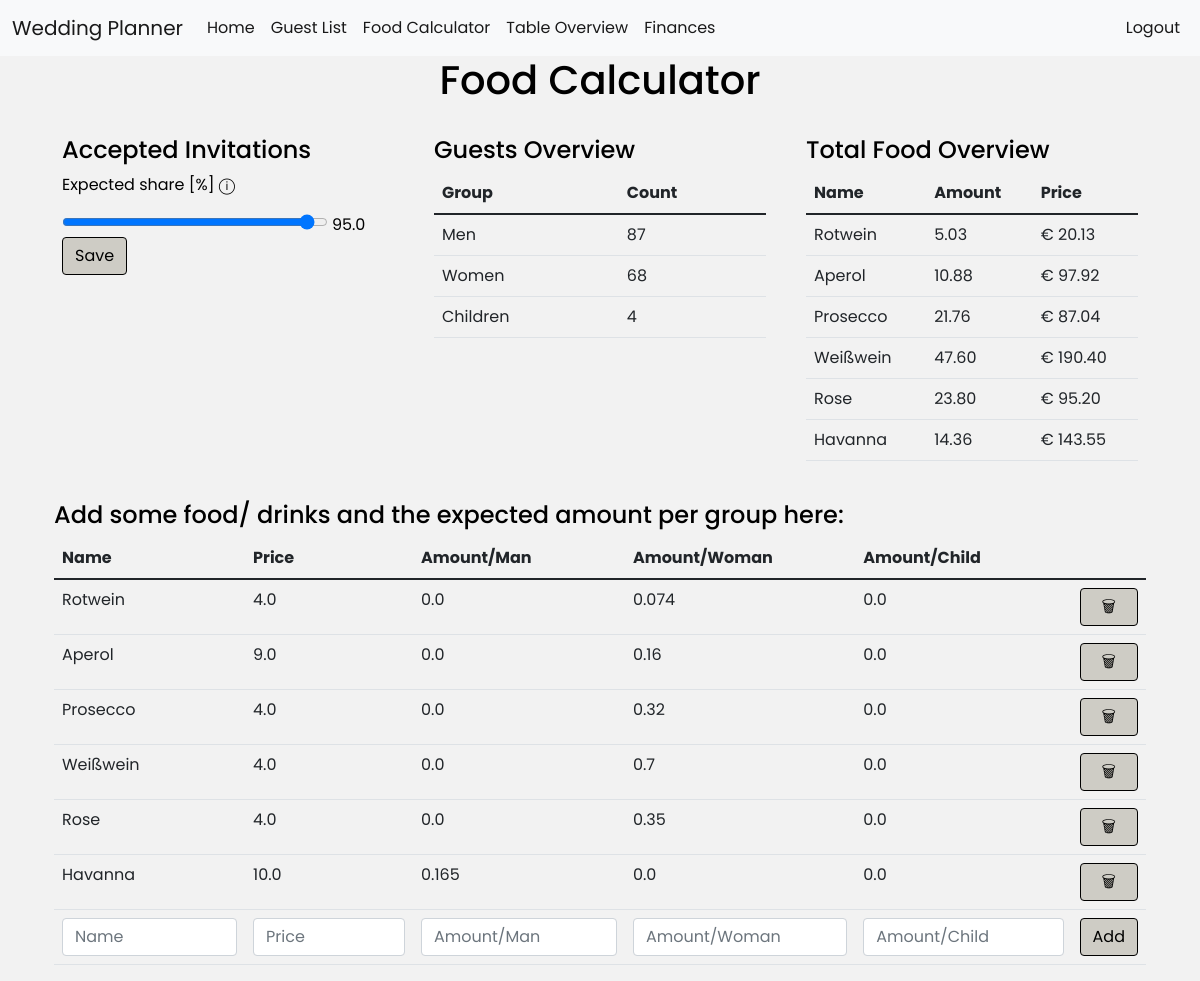
The page /foodcalc (signed in) on the database its author committed.
### website/models.py (models this page shows)
class AcceptedRatio(db.Model):
    id = db.Column(db.Integer, primary_key=True)
    user_id = db.Column(db.Integer, db.ForeignKey('user.id'))
    ratio = db.Column(db.Float)

class Food(db.Model):
    id = db.Column(db.Integer, primary_key=True)
    user_id = db.Column(db.Integer, db.ForeignKey('user.id'))
    name = db.Column(db.String(150))
    price = db.Column(db.Float)
    amount_1 = db.Column(db.Float)
    amount_2 = db.Column(db.Float)
    amount_3 = db.Column(db.Float)

### website/views.py (the view, shortened to what this page needs)
@views.route('/foodcalc', methods=['GET', 'POST'])
@login_required
def foodcalc():
    if not db.session.query(AcceptedRatio).filter_by(user_id=current_user.id).first():
        ratio = 80
    else:
        ratio = db.session.query(AcceptedRatio).filter_by(user_id=current_user.id).first().ratio
    male_guests = db.session.query(Guest).filter_by(user_id=current_user.id, group_id=1, status_id=2).count()
    male_guests = round(male_guests + db.session.query(Guest).filter_by(user_id=current_user.id, group_id=1, status_id=1).count() * ratio/100)
    female_guests = db.session.query(Guest).filter_by(user_id=current_user.id, group_id=2, status_id=2).count()
    female_guests = round(female_guests + db.session.query(Guest).filter_by(user_id=current_user.id, group_id=2, status_id=1).count() * ratio/100)
    child_guests = db.session.query(Guest).filter_by(user_id=current_user.id, group_id=3, status_id=2).count()
    child_guests = round(child_guests + db.session.query(Guest).filter_by(user_id=current_user.id, group_id=3, status_id=1).count() * ratio/100)
    return render_template("foodcalc.html", user=current_user, male_guests=male_guests, female_guests=female_guests, child_guests=child_guests, ratio=ratio)

### website/__init__.py (called while the page is built)
def create_app():
    app = Flask(__name__)
    app.config['SQLALCHEMY_TRACK_MODIFICATIONS'] = False
    app.config['SECRET_KEY'] = 'key'
    app.config['SQLALCHEMY_DATABASE_URI'] = f'sqlite:///{DB_NAME}'
    db.init_app(app)
    UPLOAD_FOLDER = 'website/static/files'
    app.config['UPLOAD_FOLDER'] =  UPLOAD_FOLDER
    from .views import views
    from .auth import auth
    app.register_blueprint(views, url_prefix='/')
    app.register_blueprint(auth, url_prefix='/')
    from .models import User, Note
    create_database(app)
    login_manager = LoginManager()
    login_manager.login_view = 'auth.login'
    login_manager.init_app(app)
    @login_manager.user_loader
    def load_user(id):
        return User.query.get(int(id))
    return app

### website/templates/foodcalc.html
{% extends "base.html" %} {% block title %}Home{% endblock %} {% block content %}
<div class="container">
	<div class="row">
		<h1 align="center">Food Calculator</h1>
	</div>
	<div class="row mt-4">
		<div class="col mx-2">
			<div class=" header-part slidecontainer">
				<h4>Accepted Invitations</h4>
				<p>Expected share [%]
					<span data-bs-toggle="tooltip" data-bs-placement="top" title="In calculation considered amount of people = #accepted + expected share x #pending">
                        &#9432;
                        </span>
				</p>
				<form method="POST">
					<input name="ratio" type="range" class="slider" style="width: 80%;" value={{ratio}} min="1" max="100" oninput="this.nextElementSibling.value = this.value">
					<output>{{ ratio }}</output>
					<button type="submit" class="submit_ratio btn btn-primary" name="submit" value="submit_ratio">Save</button>
				</form>
			</div>
		</div>
		<div class="col mx-2">
			<div class="header-part guest_overview">
				<h4>Guests Overview</h4>
				<div class="guest_count">
					<table class="table">
						<thead>
							<tr>
								<th scope="col">Group</th>
								<th scope="col">Count</th>
							</tr>
						</thead>
						<tbody>
							<tr>
								<td scope="row">Men</td>
								<td>{{ male_guests }}</td>
							</tr>
							<tr>
								<td scope="row">Women</td>
								<td>{{ female_guests }}</td>
							</tr>
							<tr>
								<td scope="row">Children</td>
								<td>{{ child_guests }}</td>
							</tr>
						</tbody>
					</table>
				</div>
			</div>
		</div>
		<div class="col mx-2">
			<div class="header-part food-overview">
				<h4>Total Food Overview</h4>
				<table class="table">
					<thead>
						<tr>
							<th scope="col">Name</th>
							<th scope="col">Amount</th>
							<th scope="col">Price</th>
						</tr>
					</thead>
					<tbody>
						{% for food in user.food %}
						<tr>
							<td scope="row">{{ food.name }}</td>
							<td>{{ "%.2f"|format(food.amount_1 * male_guests + food.amount_2 * female_guests + food.amount_3 * food.amount_3) }}</td>
							<td>{{ "€ %.2f"|format((food.amount_1 * male_guests + food.amount_2 * female_guests + food.amount_3 * food.amount_3) * food.price) }}</td>
						</tr>
						{% endfor %}
					</tbody>
				</table>
			</div>
		</div>
	</div>
	<div class="row mt-4">
		<div class="col">
			<form method="POST">
				<h4>Add some food/ drinks and the expected amount per group here:</h4>
				<div class="Foodlist">
					<table class="table" id="food-table">
						<thead>
							<tr>
								<th scope="col">Name</th>
								<th scope="col">Price</th>
								<th scope="col">Amount/Man</th>
								<th scope="col">Amount/Woman</th>
								<th scope="col">Amount/Child</th>
							</tr>
						</thead>
						<tbody>
							{% for food in user.food %}
							<tr>
								<td scope="row">{{ food.name }}</td>
								<td scope="row">{{ food.price }}</td>
								<td scope="row">{{ food.amount_1 }}</td>
								<td scope="row">{{ food.amount_2 }}</td>
								<td scope="row">{{ food.amount_3 }}</td>
								<td scope="row">
									<button style="width: 100%;" type="button" class="close btn btn-primary" onClick="deleteFood({{ food.id }})">
										<span aria-hidden="true">&#128465;</span>
									</button>
								</td>
							</tr>
							{% endfor %}
							<tr>
								<td><input name="food_name" id="food_name" class="form-control" placeholder="Name"></input></td>
								<td><input name="food_price" id="food_price" type="number" class="input-number form-control" step="any" placeholder="Price"></input></td>
								<td><input name="amount_1" id="amount_1" type="number" class="input-number form-control" step="any" placeholder="Amount/Man"></input></td>
								<td><input name="amount_2" id="amount_2" type="number" class="input-number form-control" step="any" placeholder="Amount/Woman"></input></td>
								<td><input name="amount_3" id="amount_3" type="number" class="input-number form-control" step="any" placeholder="Amount/Child"></input></td>
								<td><button type="submit" name="submit" class="add_table_value btn btn-primary" value="add_food">Add</button></td>
							</tr>
						</tbody>
					</table>
				</div>
			</form>
		</div>
	</div>
</div>
{% endblock %}

### website/static/styles/main2.css (style rules this page uses)
:root { --primary-color: black; }
body { background: #F2F2F2; margin: 0; font-family: "Poppins"; color: black; }
.btn-primary { color: var(--primary-color); background-color: rgb(206, 204, 197); border: solid black; border-width: 1px; }

### rows shown on the page
AcceptedRatio: ratio "95", ratio "95.0"
Food: name "Rotwein", amount_1+amount_2+amount_3 "5.03", amount_1+amount_2+amount_3 "€ 20.13", price "4.0", amount_1 "0.0", amount_2 "0.074", amount_3 "0.0", {{ food.id }} 1 (drawn)
Food: name "Aperol", amount_1+amount_2+amount_3 "10.88", amount_1+amount_2+amount_3 "€ 97.92", price "9.0", amount_1 "0.0", amount_2 "0.16", amount_3 "0.0"
Food: name "Prosecco", amount_1+amount_2+amount_3 "21.76", amount_1+amount_2+amount_3 "€ 87.04", price "4.0", amount_1 "0.0", amount_2 "0.32", amount_3 "0.0"
Food: name "Weißwein", amount_1+amount_2+amount_3 "47.60", amount_1+amount_2+amount_3 "€ 190.40", price "4.0", amount_1 "0.0", amount_2 "0.7", amount_3 "0.0"
Food: name "Rose", amount_1+amount_2+amount_3 "23.80", amount_1+amount_2+amount_3 "€ 95.20", price "4.0", amount_1 "0.0", amount_2 "0.35", amount_3 "0.0"
Food: name "Havanna", amount_1+amount_2+amount_3 "14.36", amount_1+amount_2+amount_3 "€ 143.55", price "10.0", amount_1 "0.165", amount_2 "0.0", amount_3 "0.0"

### other values the page prints
{{ male_guests }} "87"
{{ female_guests }} "68"
{{ child_guests }} "4"
